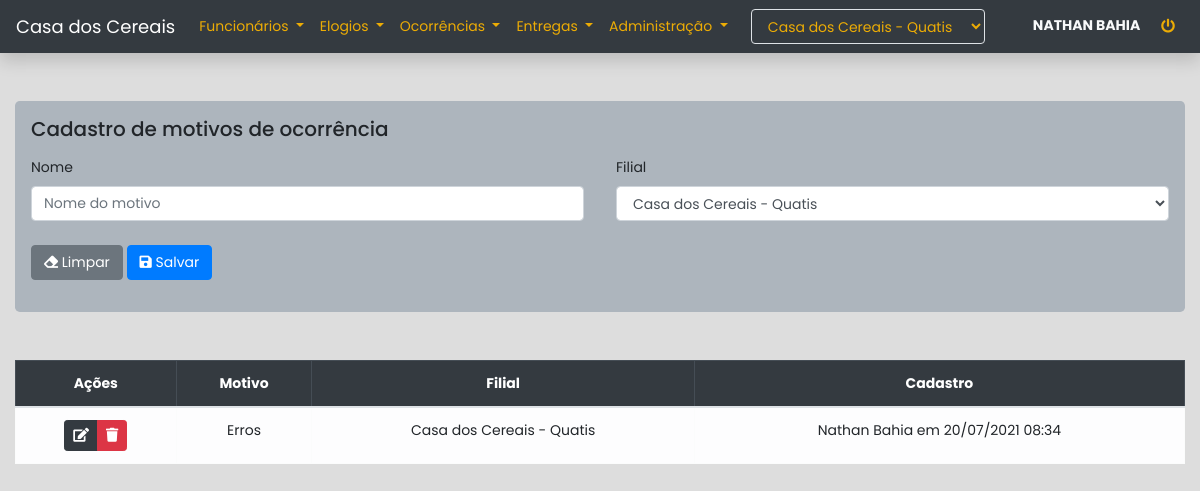
The app's page /motivos (signed in), older data.
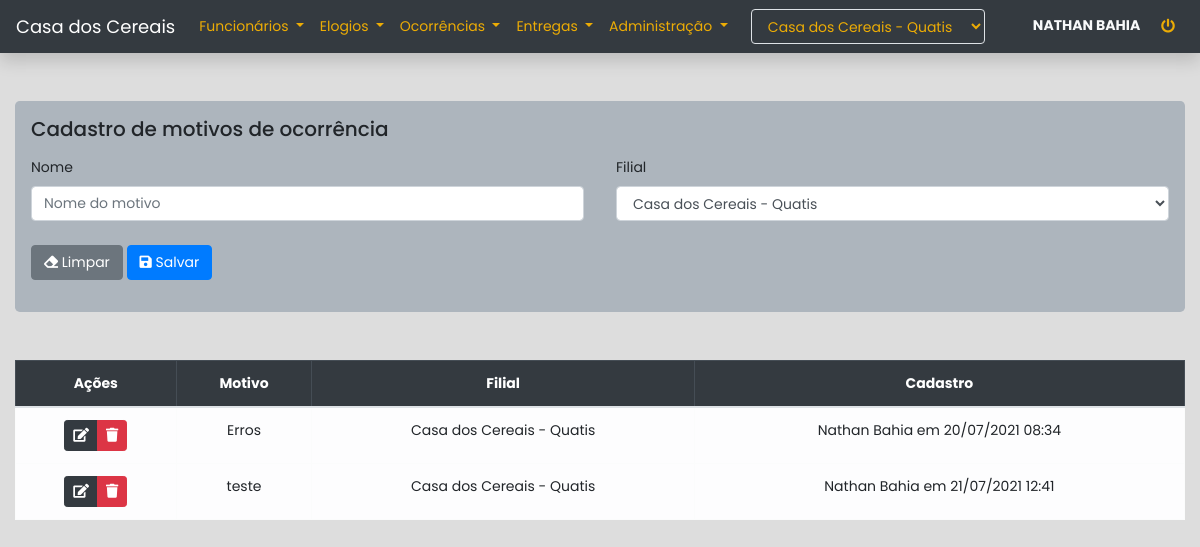
The same page, newer data.
### apps/core/models.py (models this page shows, shortened)
class Base(models.Model):
    usuario = models.ForeignKey(get_user_model(), on_delete=models.SET_NULL, null=True)
    criacao = models.DateTimeField(auto_now_add=True)
    alteracao = models.DateTimeField(auto_now=True)
    ativo = models.BooleanField(default=True)
    class Meta:
        abstract = True
    @property
    def cadastro(self):
        dt = localtime(self.criacao)
        if self.usuario:
            return f"{self.usuario.get_full_name()} em {dt.strftime('%d/%m/%Y %H:%M')}"
        return f"Usuário excluído em {dt.strftime('%d/%m/%Y')}"

class Motivo(Base):
    nome = models.CharField(max_length=255)
    filial = models.ForeignKey(Filial, on_delete=models.CASCADE)
    class Meta:
        verbose_name = 'Motivo'
        verbose_name_plural = 'Motivos'
        ordering = ['nome']

class Filial(Base):
    nome = models.CharField(max_length=255)
    cidade = models.CharField(max_length=255)
    def __str__(self):
        return f'{self.nome} - {self.cidade}'
    class Meta:
        verbose_name = 'Filial'
        verbose_name_plural = 'Filiais'
        ordering = ['nome', 'cidade']

### apps/core/views.py (the view, shortened to what this page needs)
# urls.py: path('motivos', views.motivos, name='motivos'),
@login_required
def motivos(request, pk=None):
    usuario = request.user.perfil.latest('id')
    instance = None
    msg_sucesso = 'Motivo cadastrado com sucesso'
    msg_erro = 'Falha ao cadastrar motivo'
    if pk:
        instance = models.Motivo.objects.get(pk=pk)
        msg_sucesso = 'Motivo editado com sucesso'
        msg_erro = 'Falha ao editar motivo'
    form = forms.MotivoForm(
        usuario=usuario,
        instance=instance
    )
    query = None
    if not instance:
        query = models.Motivo.objects.filter(
            filial=usuario.filial,
            ativo=True
        )
    context = {
        'form': form,
        'instance': instance,
        'query': query,
        'motivos': query
    }
    return render(request, 'core/ocorrencias/motivos.html', context)

### apps/core/forms.py
class MotivoForm(forms.ModelForm):
    nome = forms.CharField(
        widget=forms.TextInput(
            attrs={
                'class': 'form-control',
                'placeholder': 'Nome do motivo',
                'required': True
            }
        )
    )
    filial = forms.ModelChoiceField(
        queryset=models.Filial.objects.all(),
        widget=forms.Select(
            attrs={
                'class': 'form-control',
                'required': True
            }
        )
    )
    class Meta:
        model = models.Motivo
        fields = ['nome', 'filial']
    def __init__(self, usuario, *args, **kwargs):
        super(MotivoForm, self).__init__(*args, **kwargs)
        self.fields['filial'].queryset = models.Filial.objects.filter(id=usuario.filial.id)
        self.fields['filial'].initial = usuario.filial

### apps/core/templates/core/ocorrencias/motivos.html (shortened to what this page needs)
{% extends 'core/base.html' %}
{% load bootstrap4 %}
{% block content %}
<div class="container-fluid">
    <form method='post' class='my-5 jumbotron p-3' autocomplete="off">
        {% if instance %}
            <h5>Editar motivo de ocorrência</h5>
        {% else %}
            <h5>Cadastro de motivos de ocorrência</h5>
        {% endif %}
        <div class="row mx-0 mt-3">
            <div class="col-12 col-sm-6 px-0 pr-sm-3">
                <div class="form-group mb-2">
                    <label for="{{ form.nome.id_for_label }}">{{ form.nome.label }}</label>
                    {{ form.nome }}
                </div>
            </div>
            <div class="col-12 col-sm-6 px-0 pl-sm-3">
                <div class="form-group mb-2">
                    <label for="{{ form.filial.id_for_label }}">{{ form.filial.label }}</label>
                    {{ form.filial }}
                </div>
            </div>
            <div class="col-12 my-3 px-0">
                {% if instance %}
                    <a href="{% url "core:motivos" %}" type="reset" class="btn btn-secondary">
                        <i class="fas fa-arrow-left"></i> Cancelar
                    </a>
                {% else %}
                    <button type="reset" class="btn btn-secondary">
                        <i class="fas fa-eraser"></i> Limpar
                    </button>
                {% endif %}
                <button type="submit" class="btn btn-primary">
                    <i class="fas fa-save"></i> Salvar
                </button>
            </div>
        </div>
    </form>
    {% if not instance %}
        {% if motivos %}
            <div class="table-responsive mt-5">
                <table class="table table-bordered text-center">
                    <thead class="table-dark">
                        <tr>
                            <th>Ações</th>
                            <th>Motivo</th>
                            <th>Filial</th>
                            <th>Cadastro</th>
                        </tr>
                    </thead>
                    <tbody class="table-light">
                        {% for motivo in motivos %}
                        <tr>
                            <td>
                                <div class="btn-group">
                                    <a href="{% url 'core:edit_motivos' motivo.id %}" class="btn btn-sm btn-dark btn-edit-motivo" data-motivo="{{ motivo.id }}"><i class="fas fa-edit"></i></a>
                                    <button class="btn btn-sm btn-danger btn-delete-motivo" data-motivo="{{ motivo.id }}"><i class="fas fa-trash"></i></button>
                                </div>
                            </td>
                            <td>{{ motivo.nome }}</td>
                            <td>{{ motivo.filial }}</td>
                            <td>{{ motivo.cadastro }}</td>
                        </tr>
                        {% endfor %}
                    </tbody>
                </table>
            </div>
            {% else %}
            <div class="alert alert-warning mt-5">
                Nenhum motivo cadastrado até o momento
            </div>
        {% endif %}
    {% endif %}
</div>
{% endblock content %}

Row changes from the older to the newer data that the page shows:
added Motivo: nome "teste", filial "Casa dos Cereais - Quatis", cadastro "Nathan Bahia em 21/07/2021 12:41"
